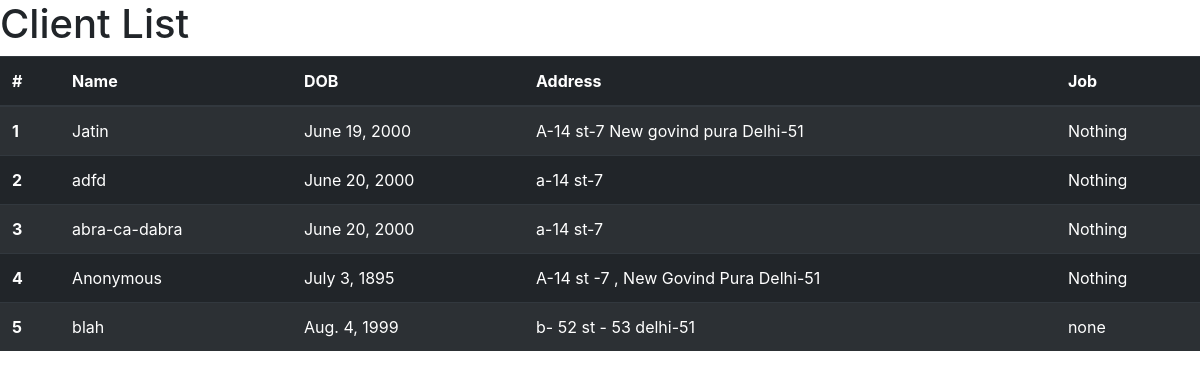
The page /icard/list/ on the database its author committed.
### icard/models.py (models this page shows, shortened)
class IdInfo(models.Model):
    Name = models.CharField(max_length=45)
    DateOfBirth = models.DateField()
    Address = models.TextField()
    Job = models.CharField(max_length=45)

### icard/views.py (the view)
# urls.py: path('list/', ClientList.as_view(), name='list'),
class ClientList(generic.ListView):
    model = IdInfo
    template_name = 'icard/client-list.html'
    context_object_name = 'ids'

### templates/icard/client-list.html (shortened to what this page needs)
<!DOCTYPE html>
<html lang="en">
<head>
    <link rel="stylesheet" href="https://maxcdn.bootstrapcdn.com/bootstrap/4.0.0/css/bootstrap.min.css">
</head>
<body>
<div>
    <h1>Client List</h1>
</div>
<table class="table table-striped table-dark">
  <thead>
    <tr>
      <th scope="col">#</th>
      <th scope="col">Name</th>
      <th scope="col">DOB</th>
      <th scope="col">Address</th>
      <th scope="col">Job</th>
    </tr>
  </thead>
  <tbody>
  {% for id in ids %}
    <tr>
      <th scope="row">{{ forloop.counter }}</th>
      <td>{{ id.Name }}</td>
      <td>{{ id.DateOfBirth }}</td>
      <td>{{ id.Address }}</td>
      <td>{{ id.Job }}</td>
    </tr>
  {% endfor %}
  </tbody>
</table>
</body>
</html>

### rows shown on the page
IdInfo: Name "Jatin", DateOfBirth "June 19, 2000", Address "A-14 st-7 New govind pura Delhi-51", Job "Nothing"
IdInfo: Name "adfd", DateOfBirth "June 20, 2000", Address "a-14 st-7", Job "Nothing"
IdInfo: Name "abra-ca-dabra", DateOfBirth "June 20, 2000", Address "a-14 st-7", Job "Nothing"
IdInfo: Name "Anonymous", DateOfBirth "July 3, 1895", Address "A-14 st -7 , New Govind Pura Delhi-51", Job "Nothing"
IdInfo: Name "blah", DateOfBirth "Aug. 4, 1999", Address "b- 52 st - 53 delhi-51", Job "none"
